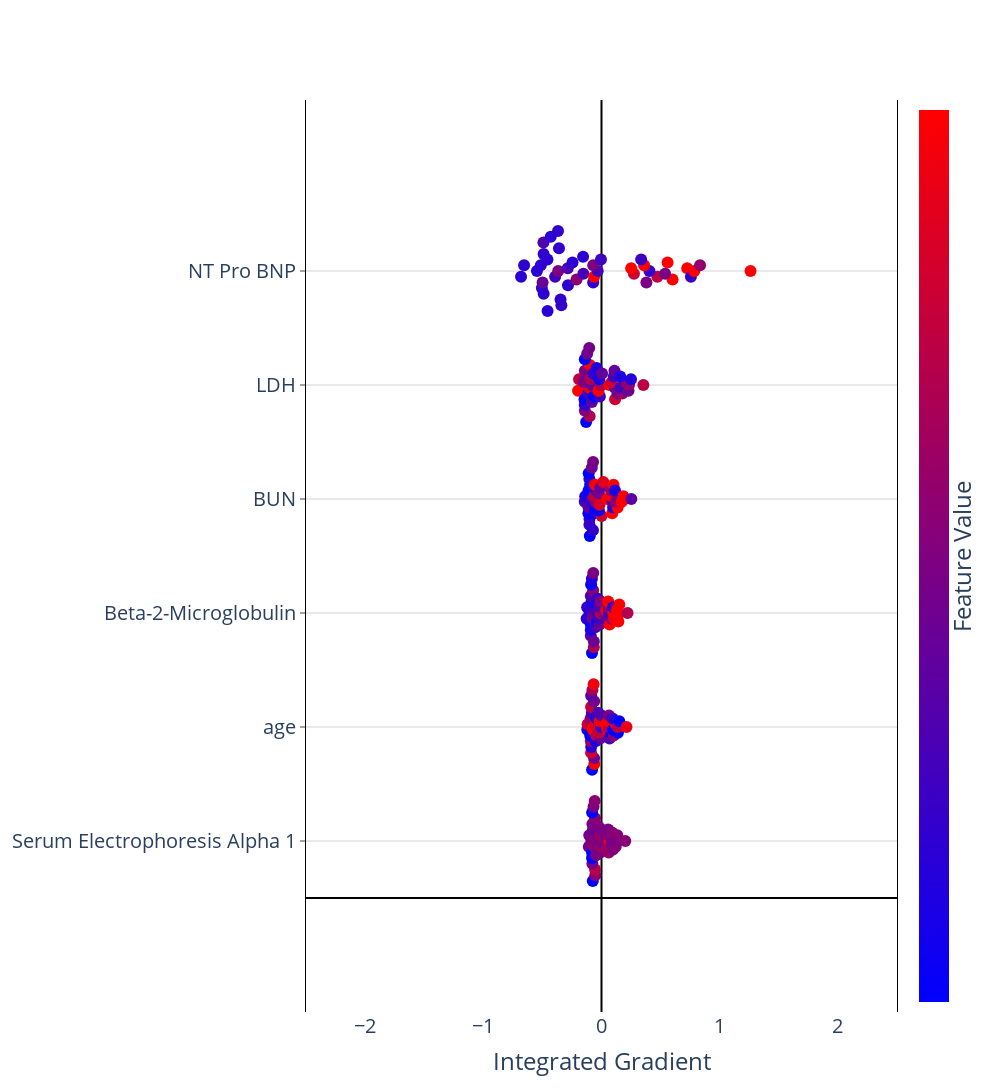

Notebook cell for this chart:
### Code cell
nbins = 10
scale = 0.1
n_features = len(X.columns[svm_set_ranks[selected_run].sorted_features.astype(int)[:svm_set_ranks[selected_run].performance_["num_features"]]].values)
spacing = 2
min_max_IG = 2.5

fig = go.Figure()
fig.update_layout(
    plot_bgcolor='white',
    autosize=False,
    width=1000,
    height=2000,
    coloraxis = {'colorscale':'Bluered'},
    xaxis_title = "Integrated Gradient",
)
 
fig.update_xaxes(
    zeroline=True,
    zerolinecolor="black",
    range = [-min_max_IG,min_max_IG]
    )
fig.update_yaxes(
    zeroline=True,
    zerolinecolor="black",
    mirror=True,
    ticks='outside',
    showline=True,
    linecolor='black',
    gridcolor='lightgrey',
    range = [-spacing, spacing*n_features + spacing]
)
 
feature_rank = np.argsort(np.sum(abs(IG),axis=0))
feature_order = feature_rank[(len(feature_rank)-n_features):len(feature_rank)] 

y_val = 1
bin_ids = list(range(nbins))
for f in feature_order:
    bins = np.linspace(IGtable.iloc[:,f].min()*1.1,IGtable.iloc[:,f].max()*1.1,nbins+1)
    ig_bins = pd.cut(IGtable.iloc[:,f], bins=bins, labels=bin_ids)
 
    x_vals = []
    y_vals = []
    f_vals = []
    for bin in bin_ids:
        x_bin_vals = list(IGtable.iloc[ig_bins[ig_bins == bin].index,f].values)
        n_pts = len(x_bin_vals)
        if n_pts > 0:
            x_vals = x_vals + x_bin_vals
            y_vals = y_vals + list(y_val + scale*(np.array(list(range(n_pts)))-(n_pts-1)/2))
            f_vals = f_vals + list(IG_X.iloc[ig_bins[ig_bins == bin].index,f].values)
    fig.add_trace(go.Scatter(
        x = x_vals, 
        y = y_vals,
        mode = 'markers',
        marker = dict(size=12,
                      color = f_vals,
                      coloraxis = "coloraxis",
                     ),
        name=IGtable.columns[f],
    ))
    y_val += spacing
 
 
fig.update_layout(showlegend=False, coloraxis_showscale=True,font=dict(size=20))
fig.update_coloraxes(colorbar_showticklabels=False,
                    colorbar_title=dict(text="Feature Value",side = "right"),
                    cmin = -1, cmax = 1)
fig.update_yaxes(tickvals=[1]+[1 + spacing*i for i in range(1,n_features)], 
                 ticktext=IGtable.columns[feature_order])
 
fig.show()
